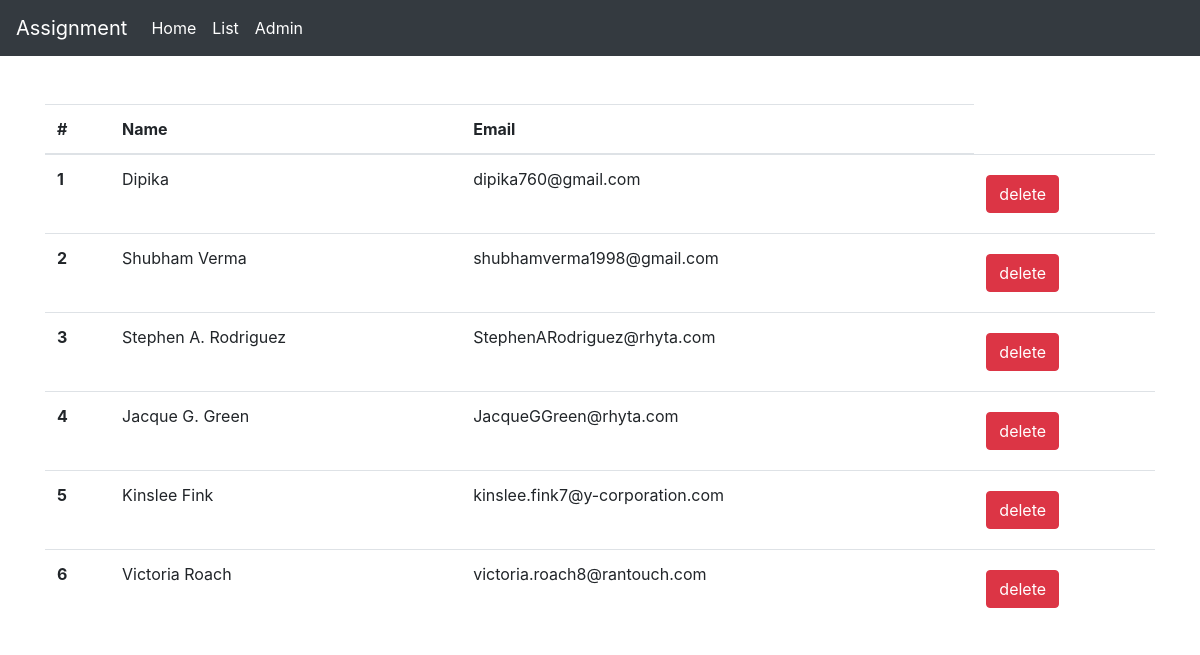
Page /list/ on the committed database.
### home_app/models.py (models this page shows, shortened)
class UserInfo(models.Model):
    name = models.CharField(max_length=50, null=False)
    email = models.EmailField(max_length=254, null=False)

### home_app/views.py (the view)
# urls.py: path('list/', views.user_list, name='list'),
def user_list(request):
    users = UserInfo.objects.all()
    return render(request, 'list.html', {'users':users})

### templates/list.html (shortened to what this page needs)
<!doctype html>
{% extends 'base.html' %}
{% block body_block %}
<div class="container my-3">
{% if users %}
      <table class="table mt-5">
        <thead>
          <tr>
            <th scope="col">#</th>
            <th scope="col">Name</th>
            <th scope="col">Email</th>
          </tr>
        </thead>
        <tbody>
        {% for user in users %}
          <tr>
            <th scope="row">{{forloop.counter}}</th>
            <td>{{user.name}}</td>
            <td>{{user.email}}</td>
            <td><a href="{% url "home_app:delete" user.id %}" class="btn btn-danger my-2">delete</a></td>
          </tr>
          {% endfor %}
        </tbody>
      </table>
      {% else %}<h1 style="text-align:center">No forms submitted yet!</h1>
      {% endif %}
</div>
{% endblock body_block %}

### templates/base.html (shortened to what this page needs)
<!doctype html>
{% load static %}
<html lang="en">
  <head>
    <link rel="stylesheet" href="https://cdn.jsdelivr.net/npm/bootstrap@4.6.0/dist/css/bootstrap.min.css">
  </head>
  <body>
    <nav class="navbar navbar-expand-lg navbar-dark bg-dark navcus">
      <a class="navbar-brand" href="{% url 'home_app:home' %}">Assignment</a>
      <div class="collapse navbar-collapse" id="navbarNavAltMarkup">
        <div class="navbar-nav">
          <a class="nav-link active" href="{% url 'home_app:home' %}">Home <span class="sr-only">(current)</span></a>
          <a class="nav-link active" href="{% url 'home_app:list' %}">List <span class="sr-only">(current)</span></a>
          <a class="nav-link active" href="{% url 'admin:index' %}">Admin <span class="sr-only">(current)</span></a>
        </div>
      </div>
    </nav>
    {% block body_block %}
    {% endblock body_block %}
  </body>
</html>

### rows in the picture
UserInfo: name "Dipika", email "dipika760@gmail.com"
UserInfo: name "Shubham Verma", email "shubhamverma1998@gmail.com"
UserInfo: name "Stephen A. Rodriguez", email "StephenARodriguez@rhyta.com"
UserInfo: name "Jacque G. Green", email "JacqueGGreen@rhyta.com"
UserInfo: name "Kinslee Fink", email "kinslee.fink7@y-corporation.com"
UserInfo: name "Victoria Roach", email "victoria.roach8@rantouch.com"
